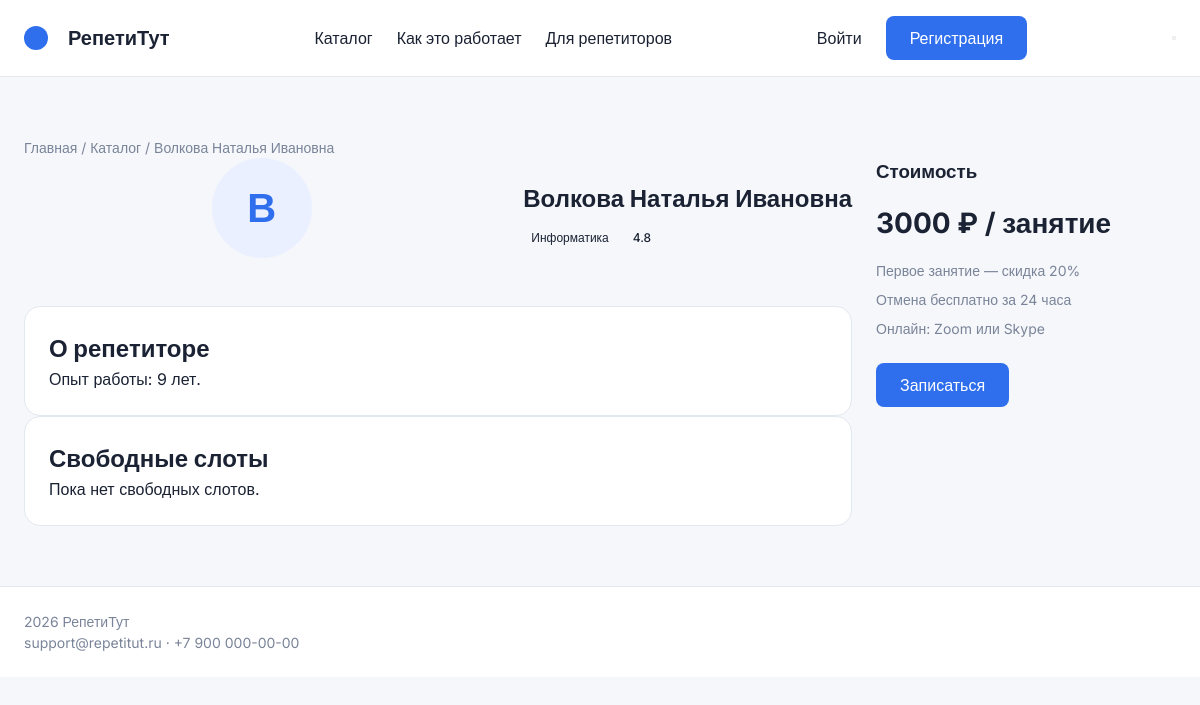
The app's page /tutor/23/, older data.
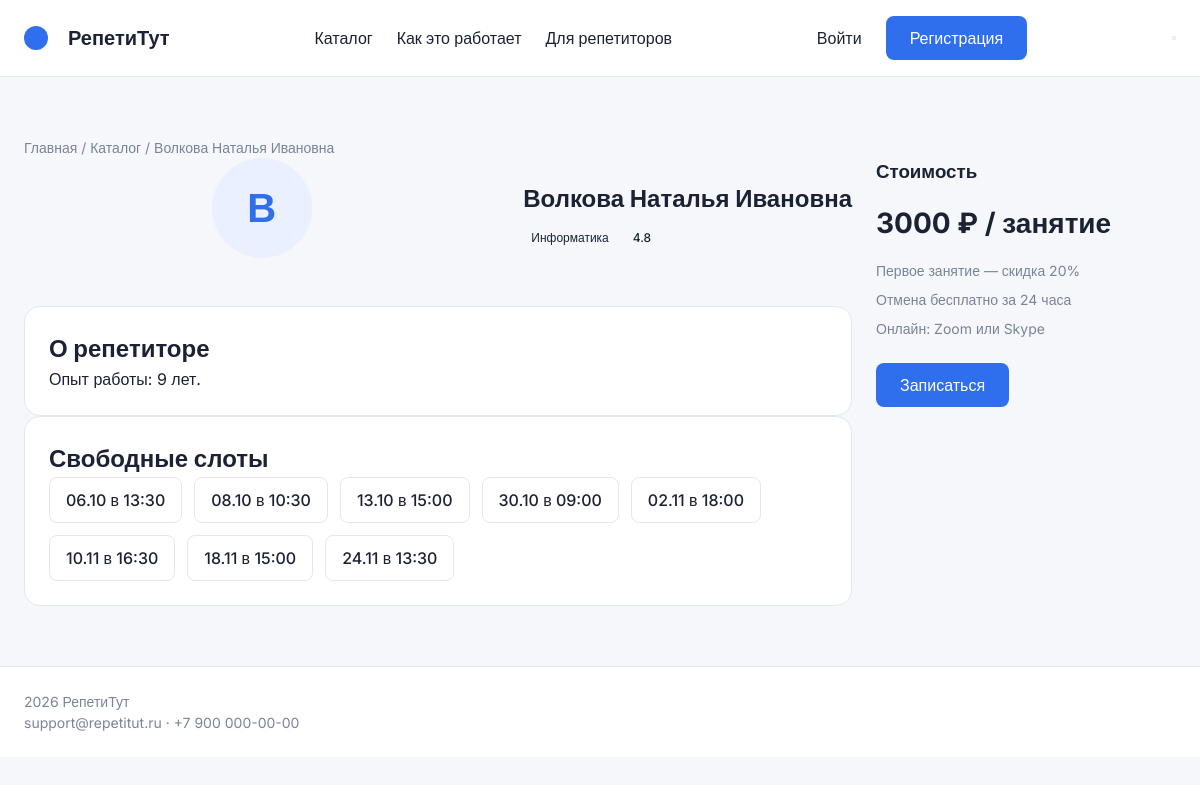
The same page, newer data.
### app/models.py (models this page shows, shortened)
class LessonSlot(models.Model):
    tutor = models.ForeignKey(Tutor, on_delete=models.CASCADE, related_name="slots", verbose_name="Репетитор")
    date = models.DateField(verbose_name="Дата")
    start_time = models.TimeField(verbose_name="Начало")
    end_time = models.TimeField(verbose_name="Окончание")
    status = models.CharField(verbose_name="Статус окна", max_length=10, default="free", choices=[("free", "Свободно"), ("booked", "Забронировано"), ("blocked", "Заблокировано")])
    class Meta:
        verbose_name = "Слот в расписании"
        verbose_name_plural = "Слоты в расписании"
        ordering = ['-date', 'start_time']
        constraints = [
            db_check(Q(start_time__lt=F("end_time")), "app_slot_time_valid"),
            models.UniqueConstraint(fields=['tutor', 'date', 'start_time'], name="app_slot_unique_tutor_datetime"),
        ]

### app/views.py (the view)
# urls.py: path('tutor/<int:pk>/', views.tutor_detail, name='tutor_detail'),
def tutor_detail(request, pk):
    tutor_card = get_object_or_404(TutorSubject, pk=pk, moderation_status='approved')
    slots = LessonSlot.objects.filter(tutor=tutor_card.tutor, status='free').order_by('date', 'start_time')
    context = {
        'tutor_card': tutor_card,
        'slots': slots,
    }
    return render(request, 'app/tutor_detail.html', context)

### app/templates/app/tutor_detail.html (shortened to what this page needs)
{% extends 'app/base.html' %}
{% block content %}
<section class="catalog-section">
    <div class="container">
        <div class="breadcrumbs">
            <a href="/">Главная</a> / <a href="/catalog/">Каталог</a> / {{ tutor_card.tutor.full_name }}
        </div>
        <div class="tutor-detail-layout">
            <div class="tutor-main-info">
                <div class="tutor-profile-header">
                    <div class="avatar-large">{{ tutor_card.tutor.full_name|first }}</div>
                    <div>
                        <h1 class="page-title">{{ tutor_card.tutor.full_name }}</h1>
                        <div class="tutor-tags">
                            <span class="tag">{{ tutor_card.subject.name }}</span>
                            <span class="tag">{{ tutor_card.tutor.rating }}</span>
                        </div>
                    </div>
                </div>
                <div class="card-section">
                    <h2>О репетиторе</h2>
                    <p>Опыт работы: {{ tutor_card.tutor.experience_years }} лет.</p>
                </div>
                <div class="card-section" id="slots">
                    <h2>Свободные слоты</h2>
                    <div class="slots-grid">
                        {% for slot in slots %}
                            <a href="{% url 'app:booking' tutor_card.id slot.id %}" class="slot-btn">
                                {{ slot.date|date:"d.m" }} в {{ slot.start_time|time:"H:i" }}
                            </a>
                        {% empty %}
                            <p>Пока нет свободных слотов.</p>
                        {% endfor %}
                    </div>
                </div>
            </div>
            <div class="tutor-sidebar">
                <div class="sidebar-card">
                    <h3>Стоимость</h3>
                    <p class="price-large">{{ tutor_card.rate_per_hour|floatformat:0 }} ₽ <span>/ занятие</span></p>
                    <ul class="benefits-list">
                        <li>Первое занятие — скидка 20%</li>
                        <li>Отмена бесплатно за 24 часа</li>
                        <li>Онлайн: Zoom или Skype</li>
                    </ul>
                    <a href="#slots" class="btn-primary w-100">Записаться</a>
                </div>
            </div>
        </div>
    </div>
</section>
{% endblock %}

Row changes from the older to the newer data that the page shows:
now on this page (row edited): LessonSlot: date "06.10", start_time "13:30"
now on this page (row edited): LessonSlot: date "08.10", start_time "10:30"
now on this page (row edited): LessonSlot: date "13.10", start_time "15:00"
now on this page (row edited): LessonSlot: date "30.10", start_time "09:00"
now on this page (row edited): LessonSlot: date "02.11", start_time "18:00"
now on this page (row edited): LessonSlot: date "10.11", start_time "16:30"
now on this page (row edited): LessonSlot: date "18.11", start_time "15:00"
now on this page (row edited): LessonSlot: date "24.11", start_time "13:30"
Text that changed along with them:
text no longer shown: "Пока нет свободных слотов."
